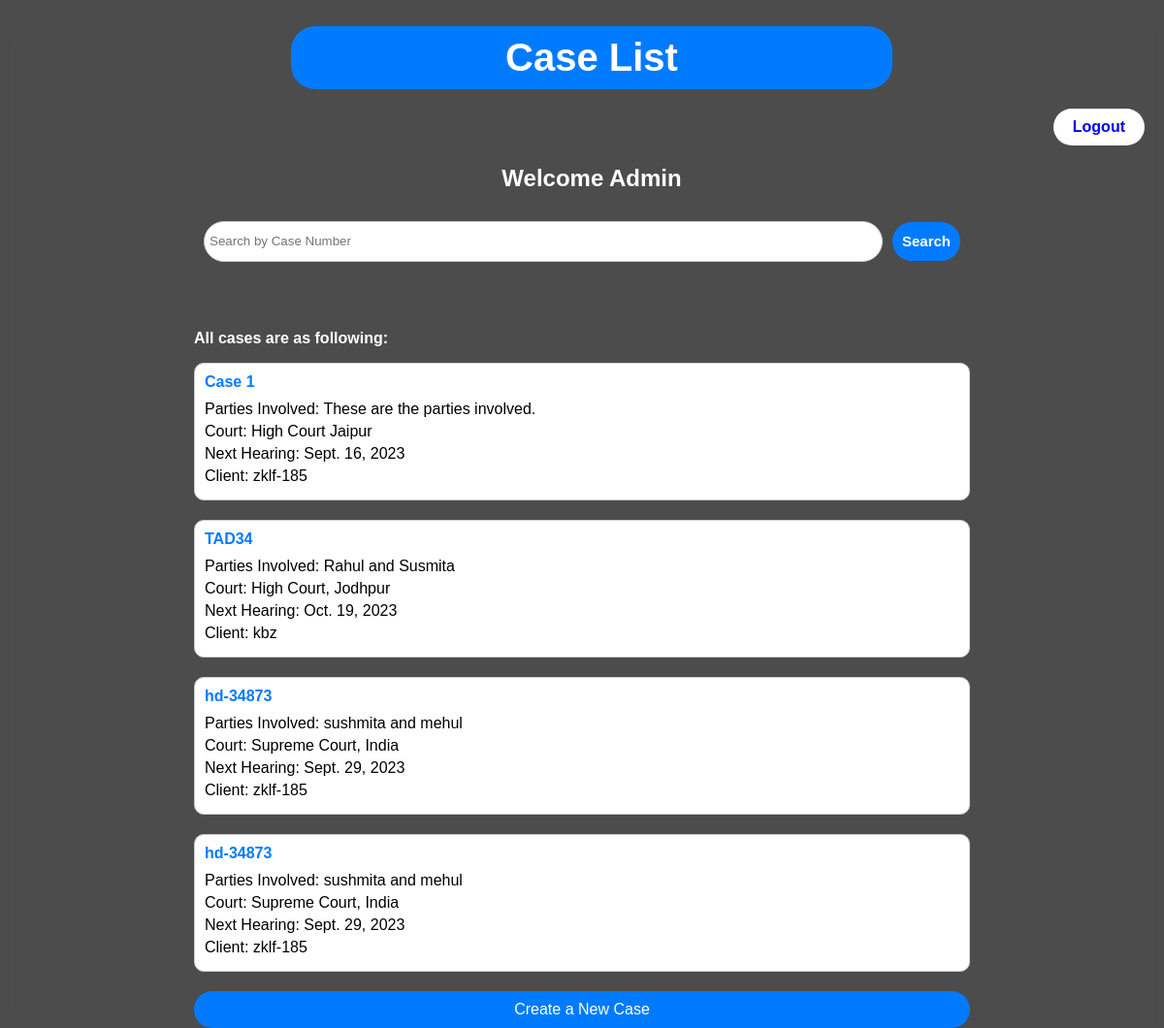
Screenshot of / (signed in) with the database file from the repository.
### case_management/models.py (models this page shows, shortened)
class Case(models.Model):
    case_number = models.CharField(max_length=50)
    parties_involved = models.TextField()
    court_name = models.CharField(max_length=100)
    previous_hearing = models.DateField(null=True, blank=True)
    next_hearing = models.DateField(null=True, blank=True)
    hearing_date = models.DateField(null=True, blank=True)
    hearing_time = models.TimeField(null=True, blank=True)
    client = models.ForeignKey(User, on_delete=models.CASCADE, related_name='cases', null=True)

### case_management/views.py (the view)
# urls.py: path('', views.case_list, name='case_list'),  # URL for listing cases
@login_required
def case_list(request):
    if request.user.is_superuser:
        cases = Case.objects.all()
    else:
        cases = Case.objects.filter(client=request.user.id)
    return render(request, 'case_management/case_list.html', {'cases': cases})

### case_management/templates/case_management/case_list.html (shortened to what this page needs)
<!DOCTYPE html>
<html>
<head>
</head>
<body >
    <h1>Case List</h1>
    <div class="header">
        <button class="login"><a style="text-decoration: none;" href="{% url 'user_logout' %}">Logout</a></button>
    </div>
    {% if request.user.is_superuser %}
    <h2>Welcome Admin</h2>
    {% else %}
    <h2> Welcome User</h2>
    {% endif %}
    <div class="container">
        <form id="search-form-container">
            <div id="search-form">
                <input type="text" id="case-number" placeholder="Search by Case Number">
                <button type="submit" id="search-button"><b>Search</b></button>
            </div>
        </form>
        <div id="search-results">
        </div>
        <div> <b style="color: #fff;">All cases are as following: </b> </div>
        <ul class="case-list">
            {% for case in cases %}
                <li>
                    <a href="{% url 'case_detail' case.id %}">{{ case.case_number }}</a>
                    <div class="case-info">
                        <p>Parties Involved: {{ case.parties_involved }}</p>
                        <p>Court: {{ case.court_name }}</p>
                        <p>Next Hearing: {{ case.next_hearing }}</p>
                        <p>Client: {{ case.client }}</p>
                    </div>
                </li>
            {% empty %}
                <li>No cases available.</li>
            {% endfor %}
        </ul>
        {% if request.user.is_superuser %}
        <a href="{% url 'create_case' %}" class="create-case-link">Create a New Case</a>
        {% endif %}
    </div>
</body>
</html>

### case_management/templates/case_management/case_list.html (style rules this page uses)
body { font-family: Arial, sans-serif; background-image: linear-gradient(rgba(0,0,0,0.7),rgba(0,0,0,.7)),url(https://cdn.thewire.in/wp-content/uploads/2018/01/13134741/SC1-e1525350670846.jpg); backdrop-filter: blur(9px); background-repeat: no-repeat; background-attachment: fixed; margin: 0; background-size: 150%; padding: 0; background-position: center; width: 100%; height: 100%; }
h1 { background-color: #007BFF; color: #fff; padding: 10px; margin-bottom: 20px; text-align: center; width: 50%; margin-left: 25%; border-radius: 25px; font-family: Verdana, Geneva, Tahoma, sans-serif; font-size: 40px; }
.container { max-width: 800px; margin: 0 auto; }
#search-form-container { background-color: #f0f0f0; padding: 10px; margin-bottom: 20px; background: transparent; }
#search-form { display: flex; align-items: center; }
#case-number { flex-grow: 1; margin-right: 10px; padding: 5px; border: 1px solid #ccc; border-radius: 25px; height: 30px; }
#search-button { background-color: #007BFF; color: #fff; padding: 5px 10px; border: none; border-radius: 25px; cursor: pointer; font-size: 15px; height: 40px; text-align: center; }
#search-results { background-color: #f0f0f0; padding: 10px; margin-bottom: 20px; background: transparent; border-radius: 25px; }
.case-list { list-style-type: none; padding: 0; }
.case-list li { margin: 0 0 20px; border: 1px solid #ccc; padding: 10px; border-radius: 3px; background-color: #fff; border-radius: 10px; }
.case-list li a { font-weight: bold; text-decoration: none; color: #007BFF; }
.case-info { margin-top: 10px; }
.case-info p { margin: 5px 0; }
.create-case-link { display: block; text-align: center; background-color: #007BFF; color: #fff; padding: 10px; margin-top: 20px; text-decoration: none; border-radius: 25px; }
.header { text-align: right ; margin-right: 20px; }
.login { display: inline-block; padding: 10px 20px; font-size: 16px; font-weight: bold; text-align: center; text-decoration: none; border: none; border-radius: 20px; cursor: pointer; background-color: #fff; color: #ffffff; transition: background-color 0.3s, color 0.3s; }
h2 { color:#fff; margin-left: 20px; text-align: center; color: white; font-family: Verdana, Geneva, Tahoma, sans-serif; }

### rows the page displays
Case: case_number "Case 1", parties_involved "These are the parties involved.", court_name "High Court Jaipur", next_hearing "Sept. 16, 2023", client "zklf-185"
Case: case_number "TAD34", parties_involved "Rahul and Susmita", court_name "High Court, Jodhpur", next_hearing "Oct. 19, 2023", client "kbz"
Case: case_number "hd-34873", parties_involved "sushmita and mehul", court_name "Supreme Court, India", next_hearing "Sept. 29, 2023", client "zklf-185"
Case: case_number "hd-34873", parties_involved "sushmita and mehul", court_name "Supreme Court, India", next_hearing "Sept. 29, 2023", client "zklf-185"
